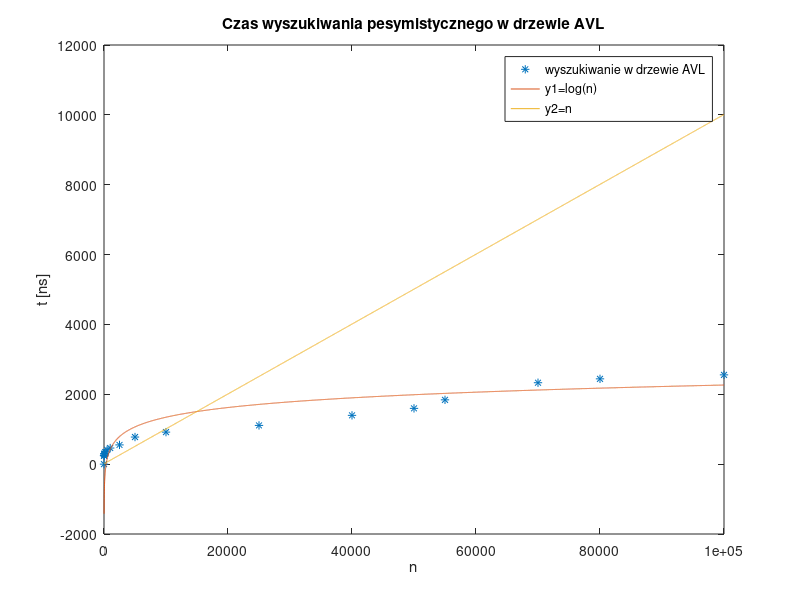

Write MATLAB code to recreate this figure.
clear all;

n=[0;10;20;25;50;75;100;150;200;500;1000;2500;5000;10000;25000;40000;50000;55000;70000;80000;100000];
t=[0;243;244;244;295;295;296;295;344;411;461;551;776;917;1109;1397;1597;1841;2331;2442;2556];

x=0:10:100000;
y1=400*log(x*0.0005) +700;
y2=x*0.1+10;

plot(n,t,'*',x,y1,'-' ,x,y2,'-');
xlabel("n");
ylabel("t [ns]");
title("Czas wyszukiwania pesymistycznego w drzewie AVL");
legend("wyszukiwanie w drzewie AVL","y1=log(n)","y2=n")